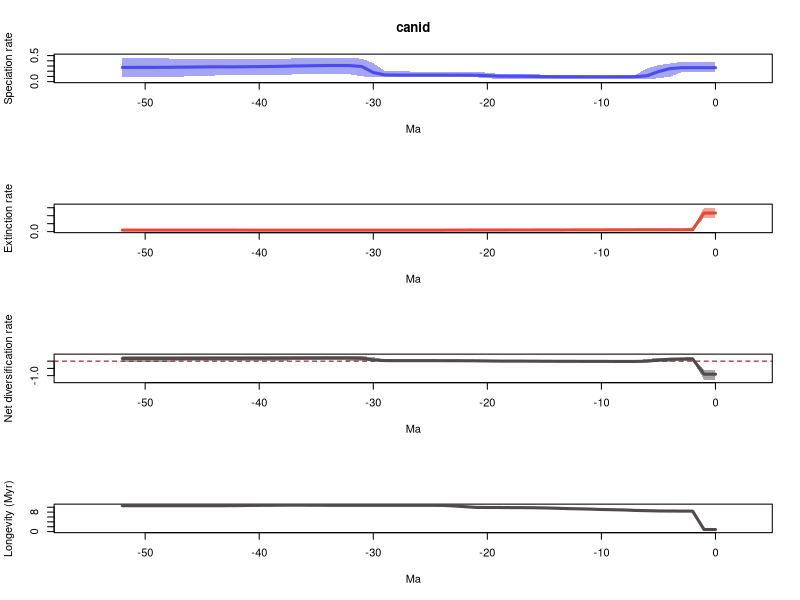

Reproduce this figure in R.
# 1 files combined:
# 	/home/eeb177-student/Desktop/eeb-177/lab-work/exercise-9/longer-pyrate-run/pyrate_mcmc_logs/canid_occ_1_marginal_rates.log

# 95% HPDs calculated using code from Biopy (https://www.cs.auckland.ac.nz/~yhel002/biopy/)

pdf(file='/home/eeb177-student/Desktop/eeb-177/lab-work/exercise-9/longer-pyrate-run/pyrate_mcmc_logs/canid_occ_1_marginal_rates_RTT.pdf',width=0.6*9, height=16.8)
par(mfrow=c(4,1))
library(scales)
L_hpd_m95=c(0.184261741758, 0.184261741758,0.184261741758,0.177311501927,0.0926995939377,0.0656468424541,0.0438065033054,0.0453130336694,0.0454326962031,0.0473359394817,0.0463360534579,0.0461557729684,0.0499333208951,0.0513435586358,0.0513435586358,0.0534477304277,0.0552225567654,0.059165624327,0.0576165036054,0.0552225567654,0.0638151739833,0.0832156875514,0.0823270960706,0.0825773710671,0.0842935150931,0.0823270960706,0.0823270960706,0.0850309237561,0.0842935150931,0.0818262314737,0.08477049245,0.102218009977,0.138324598278,0.147197949792,0.148833894618,0.148833894618,0.138204701189,0.138204701189,0.129098096763,0.128957460232,0.128957460232,0.127794174728,0.127794174728,0.127794174728,0.11670782323,0.11194725768,0.102531951788,0.095386208102,0.0863560229371,0.0915101541024,0.0915101541024,0.0906887154048,0.0906887154048)
L_hpd_M95=c(0.380480782103, 0.380480782103,0.380480782103,0.379576802759,0.347828783397,0.31708181954,0.253495762978,0.132931534745,0.127511251372,0.128630521584,0.127511251372,0.127511251372,0.130186481808,0.130661252084,0.130661252084,0.134387764916,0.141659233761,0.149389280404,0.148475242842,0.149616217898,0.170770890132,0.194605640159,0.189519251783,0.190130275619,0.191466228212,0.190130275619,0.191358399725,0.195775809413,0.197241471705,0.21042407824,0.355515958017,0.440741781434,0.454942606298,0.454942606298,0.454942606298,0.456246869555,0.447555512487,0.445785448136,0.440741781434,0.441329833176,0.439840135974,0.441521378398,0.441329833176,0.442966181307,0.440741781434,0.442633338908,0.442633338908,0.441521378398,0.444835214808,0.459750716706,0.462168439243,0.462168439243,0.459750716706)
M_hpd_m95=c(0.871795846739, 0.871795846739,0.0830189905083,0.0832397351891,0.0843981514943,0.0843981514943,0.081270860396,0.081270860396,0.0809791136554,0.0814864919197,0.0809791136554,0.0813242486781,0.0810692728671,0.0784721890759,0.0739680383596,0.0759492138376,0.0717451717703,0.0727367256718,0.0727367256718,0.0727367256718,0.0727367256718,0.0718554270355,0.0647885190435,0.0594982639682,0.0513570522783,0.0514522646244,0.0513570522783,0.0514522646244,0.0514522646244,0.0514522646244,0.0514522646244,0.0514522646244,0.0514522646244,0.0514522646244,0.0514522646244,0.0513570522783,0.0513570522783,0.0513570522783,0.0503490023788,0.0514522646244,0.0513570522783,0.0501271672718,0.0493579613636,0.0476734571865,0.0476734571865,0.0476734571865,0.0476734571865,0.0476734571865,0.0476734571865,0.0476734571865,0.0476734571865,0.0476734571865,0.0476734571865)
M_hpd_M95=c(1.51054904766, 1.51054904766,0.173412589551,0.173158073352,0.173412589551,0.172178975606,0.165781964871,0.159797814058,0.153095328942,0.148536544653,0.146921142621,0.145428372256,0.143944552833,0.139344259179,0.133966254062,0.132840485366,0.127864242754,0.127798884733,0.127774926399,0.127774926399,0.127475594881,0.127864242754,0.125612516709,0.124495782001,0.118000873494,0.117932887911,0.117761440819,0.117932887911,0.117932887911,0.117932887911,0.117932887911,0.117932887911,0.117932887911,0.117932887911,0.117932887911,0.118103522862,0.118793694952,0.118926550975,0.118318294928,0.120793163889,0.121202266407,0.121202266407,0.122175191858,0.122175191858,0.122175191858,0.122486281657,0.122486281657,0.122486281657,0.122486281657,0.122486281657,0.122486281657,0.122486281657,0.122486281657)
R_hpd_m95=c(-1.28441643784, -1.28441643784,0.0375437527626,0.0295937340162,-0.031392487597,-0.0752127229351,-0.0887017943073,-0.0887017943073,-0.0769629213974,-0.0713855021545,-0.0706504718259,-0.0661410920119,-0.064382692881,-0.0633348134557,-0.064382692881,-0.0561306113979,-0.0556409393868,-0.0519917025855,-0.0535180344954,-0.0525154621737,-0.0449241940579,-0.0331277149214,-0.0248197527617,-0.0169616275576,-0.0163673505432,-0.0163673505432,-0.0180161365678,-0.0176439480624,-0.0202960018066,-0.0217119784131,-0.0186763848562,0.00752925395083,0.0386480553856,0.050772902175,0.050772902175,0.050772902175,0.0503950431454,0.0503950431454,0.0364640007668,0.0371414666976,0.0364640007668,0.0185204708813,0.0156733017552,0.0116708228363,0.0187935780501,0.0116708228363,0.00144992497175,-0.00798521072842,-0.0309559869131,-0.0261960330629,-0.0279245301212,-0.0284426325797,-0.0268658829229)
R_hpd_M95=c(-0.598991234304, -0.598991234304,0.254441604895,0.248973359542,0.240173909993,0.210951226329,0.155326286882,0.0335426847523,0.0280964481931,0.0285845253006,0.0280964481931,0.0326249135373,0.0327072063058,0.0329682945688,0.0329682945688,0.0415644188864,0.044996084063,0.0516692240338,0.0522440004962,0.0573942757532,0.0767061212204,0.0924330352909,0.100732180473,0.106038382593,0.105994543881,0.106193798985,0.106193798985,0.10804609374,0.108284041526,0.125968698556,0.268551382492,0.355451740594,0.367635622916,0.37315805167,0.371457230832,0.367893776619,0.365846744988,0.364720142226,0.356619874828,0.35963397748,0.359543950579,0.348715205149,0.348715205149,0.348634762483,0.362973037076,0.364212623622,0.364212623622,0.364532648623,0.347172133912,0.35963397748,0.35963397748,0.35963397748,0.35963397748)
L_mean=c(0.267840648776, 0.267840648776,0.267840648776,0.267474770634,0.249987672172,0.192187746863,0.112518377341,0.0949531383932,0.0929492634138,0.0926570492741,0.092613822496,0.0926595783676,0.0929916977347,0.0936172582834,0.09418336977,0.0961114311594,0.0999449233803,0.103106721223,0.10372167779,0.105360488422,0.114708900996,0.123106379916,0.124623040382,0.125225750504,0.125235104783,0.125315121877,0.125146423967,0.125463259207,0.126136618371,0.129896508863,0.174913732005,0.290276344042,0.307845125715,0.309776172867,0.310277397506,0.306844350972,0.303604639426,0.300215563786,0.295185499632,0.290480748647,0.288714322948,0.286533675663,0.284894967119,0.284232587735,0.284837888722,0.282339137398,0.279978574639,0.277892216101,0.275322100981,0.27474522974,0.273889476387,0.273884603851,0.273016987639)
M_mean=c(1.16918152851, 1.16918152851,0.119220384862,0.11885990785,0.118622779439,0.118049584909,0.116527479824,0.115117254116,0.112670080906,0.11146816009,0.110361165585,0.108377408563,0.107050724725,0.106029511307,0.104299812327,0.102955240436,0.102243394693,0.101802842655,0.101625551993,0.101250437613,0.10114788056,0.100753027044,0.0977504191418,0.0948777990166,0.0929627233251,0.09278784922,0.0927535450214,0.092707475797,0.0926886843052,0.0926886843052,0.0926886843052,0.0926886843052,0.0926886843052,0.0926772257194,0.0926582455705,0.0926008695447,0.0923346689307,0.0923095791122,0.0923991639134,0.0927579108573,0.0928850007358,0.0932492513838,0.0938763805768,0.0940927890392,0.0940838274575,0.094116378239,0.0941064165715,0.0941029424925,0.0941029424925,0.0941029424925,0.0941029424925,0.0941029424925,0.0941029424925)
R_mean=c(-0.901340879738, -0.901340879738,0.148620263914,0.148614862783,0.131364892733,0.0741381619543,-0.00400910248328,-0.0201641157227,-0.019720817492,-0.0188111108163,-0.017747343089,-0.0157178301957,-0.0140590269904,-0.0124122530236,-0.0101164425566,-0.0068438092767,-0.00229847131257,0.00130387856749,0.00209612579734,0.00411005080895,0.0135610204353,0.0223533528722,0.0268726212398,0.0303479514874,0.0322723814581,0.0325272726572,0.0323928789452,0.0327557834096,0.0334479340654,0.0372078245576,0.0822250476994,0.197587659737,0.21515644141,0.217098947148,0.217619151936,0.214243481427,0.211269970496,0.207905984674,0.202786335718,0.19772283779,0.195829322212,0.19328442428,0.191018586542,0.190139798696,0.190754061265,0.188222759159,0.185872158068,0.183789273608,0.181219158489,0.180642287247,0.179786533894,0.179781661358,0.178914045146)
trans=0.5
age=(0:(53-1))* -1
plot(age,age,type = 'n', ylim = c(0, 0.508385283167), xlim = c(-55.65,2.65), ylab = 'Speciation rate', xlab = 'Ma',main='canid' )
polygon(c(age, rev(age)), c(L_hpd_M95, rev(L_hpd_m95)), col = alpha("#4c4cec",trans), border = NA)
lines(rev(age), rev(L_mean), col = "#4c4cec", lwd=3)
plot(age,age,type = 'n', ylim = c(0, 1.66160395243), xlim = c(-55.65,2.65), ylab = 'Extinction rate', xlab = 'Ma' )
polygon(c(age, rev(age)), c(M_hpd_M95, rev(M_hpd_m95)), col = alpha("#e34a33",trans), border = NA)
lines(rev(age), rev(M_mean), col = "#e34a33", lwd=3)
plot(age,age,type = 'n', ylim = c(-1.41285808163, 0.410473856837), xlim = c(-55.65,2.65), ylab = 'Net diversification rate', xlab = 'Ma' )
abline(h=0,lty=2,col="darkred")
polygon(c(age, rev(age)), c(R_hpd_M95, rev(R_hpd_m95)), col = alpha("#504A4B",trans), border = NA)
lines(rev(age), rev(R_mean), col = "#504A4B", lwd=3)
plot(age,age,type = 'n', ylim = c(0, max(1/M_mean)), xlim = c(-55.65,2.65), ylab = 'Longevity (Myr)', xlab = 'Ma' )
lines(rev(age), rev(1/M_mean), col = "#504A4B", lwd=3)
n <- dev.off()